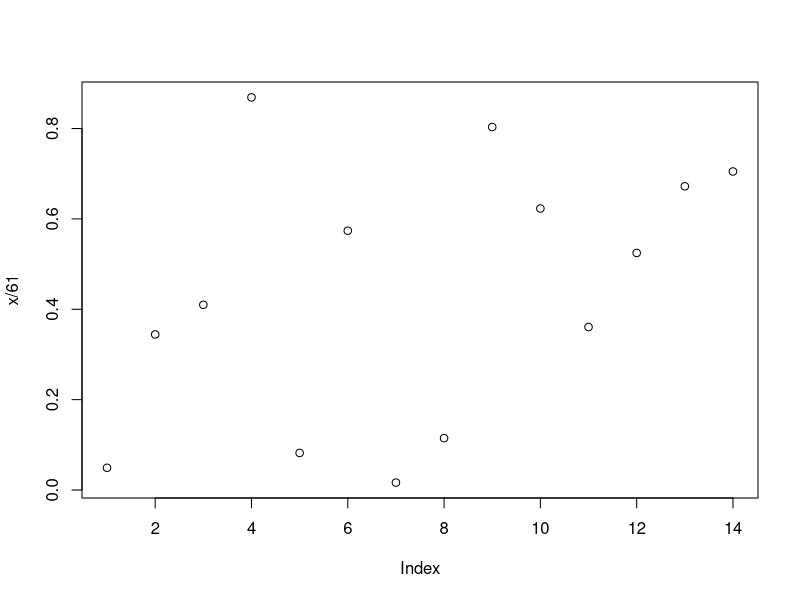
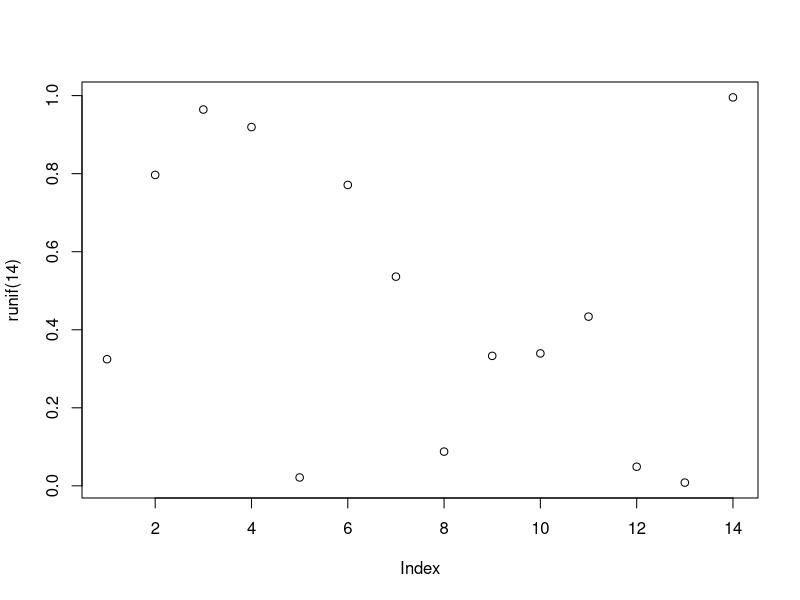
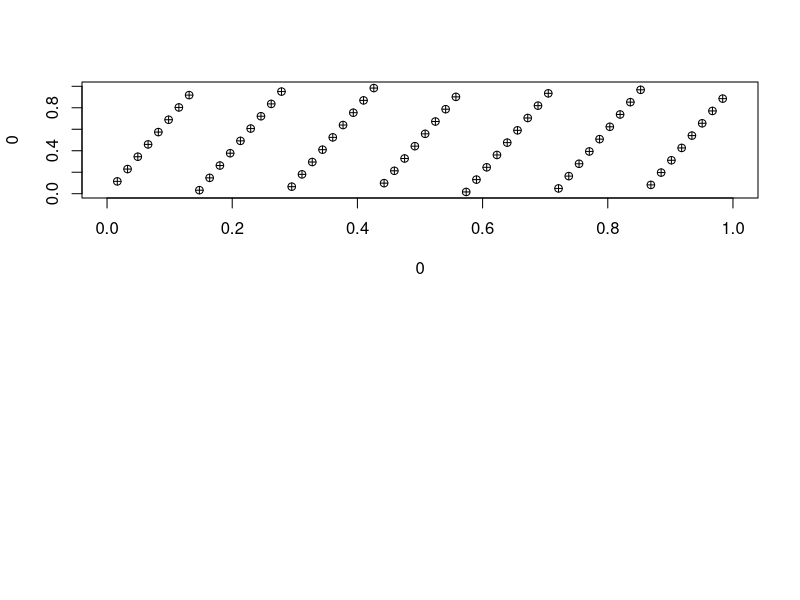

Write the R code that produced these figures, in order. (Note: this script raises an error after producing the figures.)
#### Simulation Chapter 25
# prime modulus multiplicative linear congruential generator

# with a, m and x0

x = numeric(14) # list must have length(mod) because generator is full period
x[1] = 3 # set as seed
for (i in 2:14) x[i] = (7 * x[i - 1]) %% 61
print(x)
# notice how the list went back to the seed

plot(x/61)
plot(runif(14))


par(mfrow = c(2,1))
x = numeric(60) # list must have length(mod) because generator is full period
x[1] = 3 # set as seed
for (i in 2:60) x[i] = (7 * x[i - 1]) %% 61
u = x/61
plot(0, 0, type = 'n', xlim = c(0,1), ylim = c(0,1))
for (i in 2:60) points(u[i - 1], u[i], pch = 10)
points(u[60], u[1], pch = 10) # plot for pairs of random numbers


u = runif(60)
plot(0, 0, type = 'n', xlim = c(0,1), ylim = c(0.1))
for (i in 2:60) points(u[i - 1], u[i], pch = 10)
points(u[60], u[1], pch = 10)
par(mfrow = c(1,1))


### Monte Carlo for alternating men and women in 5 chairs
nrep = 100000
count = 0
for (i in 1:nrep) {
  x = sample(5)
  if (x[1] * x[3] * x[5] == 15) count = count + 1
} # 15 is from the position of the odd numbers; odd = male
print(count/nrep)


### Monte Carlo simulating the probability of rolling a ten in 3 fair dice
nrep = 100000
count = 0
for (i in 1:nrep) {
  roll = sample(1:6, 3, replace = T)
  if (sum(roll) == 10) count = count + 1
}
print(count/nrep)


### Exercise 25.2
nrep = 100000
count = 0
for (i in 1:nrep){
  roll = sample(1:6, 6, replace = T) # 6 faces, 6 rolls. no replace
  if (roll == sample(c(1, 2, 3, 4, 5, 6))) count = count + 1
  print(roll)
}
print(count/nrep)
#print(roll) # check the rolls for verification


### Exercise 25.3
nrep = 100000
count = 0
for (i in 1:nrep) {
  x = sample(c(rep('x', 40), c(rep('y', 10))))
  if (x == c('x', 'y', 'x')) count = count + 1
  print(x)
}
print(count/nrep)



### Urn exercise
set.seed(4)
nrep = 100000
count = 0
for (i in 1:nrep){
urn1 = c(0, 0, 0, 1, 1)
urn2 = c(0, 1, 1, 1)
x = sample(5, 1) # index for urn1 first ball
urn2 = c(urn2, urn1[x]) # transfer ball from urn1 to urn2
y = sample(5, 1) # set y as index of urn 2 ball picked
urn1[x] = urn2[y] # transfer from urn2 to urn1
if (sample(urn1, 1)==1) count = count + 1
}
print(count/nrep)
